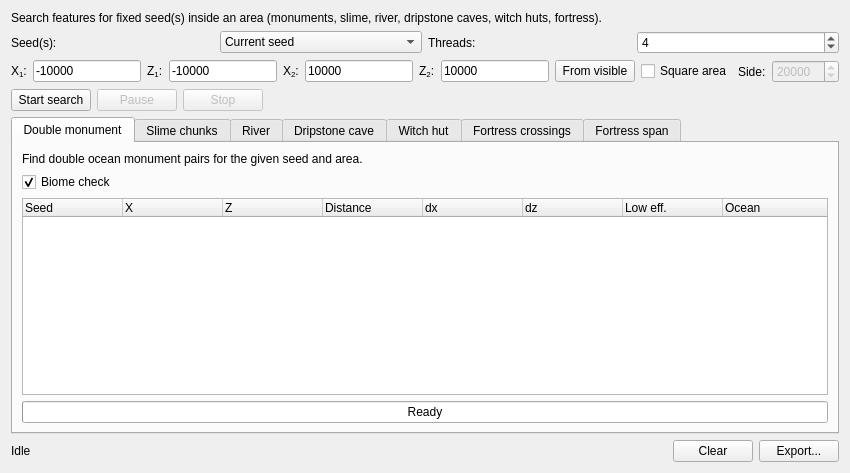
<?xml version="1.0" encoding="UTF-8"?>
<ui version="4.0">
 <class>TabFixedSeed</class>
 <widget class="QWidget" name="TabFixedSeed">
  <property name="windowTitle">
   <string>Form</string>
  </property>
  <layout class="QVBoxLayout" name="verticalLayout">
   <item>
    <widget class="QLabel" name="labelDescription">
     <property name="text">
      <string>Search features for fixed seed(s) inside an area (monuments, slime, river, dripstone caves, witch huts, fortress).</string>
     </property>
     <property name="wordWrap">
      <bool>true</bool>
     </property>
    </widget>
   </item>
   <item>
    <layout class="QHBoxLayout" name="layoutSeed">
     <item>
      <widget class="QLabel" name="labelSeed">
       <property name="text">
        <string>Seed(s):</string>
       </property>
      </widget>
     </item>
     <item>
      <widget class="StyledComboBox" name="comboSeedSource">
       <item>
        <property name="text">
         <string>Current seed</string>
        </property>
       </item>
       <item>
        <property name="text">
         <string>From matching seeds list</string>
        </property>
       </item>
      </widget>
     </item>
     <item>
      <widget class="QLabel" name="labelThreads">
       <property name="text">
        <string>Threads:</string>
       </property>
      </widget>
     </item>
     <item>
      <widget class="QSpinBox" name="spinThreads">
       <property name="minimum">
        <number>1</number>
       </property>
       <property name="maximum">
        <number>256</number>
       </property>
       <property name="value">
        <number>4</number>
       </property>
      </widget>
     </item>
    </layout>
   </item>
   <item>
    <layout class="QHBoxLayout" name="layoutArea">
     <item>
      <widget class="QLabel" name="labelX1">
       <property name="text">
        <string>&lt;html&gt;&lt;head/&gt;&lt;body&gt;&lt;p&gt;X&lt;span style=&quot; vertical-align:sub;&quot;&gt;1&lt;/span&gt;:&lt;/p&gt;&lt;/body&gt;&lt;/html&gt;</string>
       </property>
       <property name="textFormat">
        <enum>Qt::RichText</enum>
       </property>
      </widget>
     </item>
     <item>
      <widget class="CoordEdit" name="lineX1">
       <property name="text">
        <string>-10000</string>
       </property>
      </widget>
     </item>
     <item>
      <widget class="QLabel" name="labelZ1">
       <property name="text">
        <string>&lt;html&gt;&lt;head/&gt;&lt;body&gt;&lt;p&gt;Z&lt;span style=&quot; vertical-align:sub;&quot;&gt;1&lt;/span&gt;:&lt;/p&gt;&lt;/body&gt;&lt;/html&gt;</string>
       </property>
       <property name="textFormat">
        <enum>Qt::RichText</enum>
       </property>
      </widget>
     </item>
     <item>
      <widget class="CoordEdit" name="lineZ1">
       <property name="text">
        <string>-10000</string>
       </property>
      </widget>
     </item>
     <item>
      <widget class="QLabel" name="labelX2">
       <property name="text">
        <string>&lt;html&gt;&lt;head/&gt;&lt;body&gt;&lt;p&gt;X&lt;span style=&quot; vertical-align:sub;&quot;&gt;2&lt;/span&gt;:&lt;/p&gt;&lt;/body&gt;&lt;/html&gt;</string>
       </property>
       <property name="textFormat">
        <enum>Qt::RichText</enum>
       </property>
      </widget>
     </item>
     <item>
      <widget class="CoordEdit" name="lineX2">
       <property name="text">
        <string>10000</string>
       </property>
      </widget>
     </item>
     <item>
      <widget class="QLabel" name="labelZ2">
       <property name="text">
        <string>&lt;html&gt;&lt;head/&gt;&lt;body&gt;&lt;p&gt;Z&lt;span style=&quot; vertical-align:sub;&quot;&gt;2&lt;/span&gt;:&lt;/p&gt;&lt;/body&gt;&lt;/html&gt;</string>
       </property>
       <property name="textFormat">
        <enum>Qt::RichText</enum>
       </property>
      </widget>
     </item>
     <item>
      <widget class="CoordEdit" name="lineZ2">
       <property name="text">
        <string>10000</string>
       </property>
      </widget>
     </item>
     <item>
      <widget class="QPushButton" name="buttonFromVisible">
       <property name="text">
        <string>From visible</string>
       </property>
      </widget>
     </item>
     <item>
      <widget class="QCheckBox" name="checkSquare">
       <property name="text">
        <string>Square area</string>
       </property>
      </widget>
     </item>
     <item>
      <widget class="QLabel" name="labelSquareSide">
       <property name="text">
        <string>Side:</string>
       </property>
      </widget>
     </item>
     <item>
      <widget class="QSpinBox" name="spinSquareSide">
       <property name="enabled">
        <bool>false</bool>
       </property>
       <property name="minimum">
        <number>1</number>
       </property>
       <property name="maximum">
        <number>2000000000</number>
       </property>
       <property name="singleStep">
        <number>1000</number>
       </property>
       <property name="value">
        <number>20000</number>
       </property>
      </widget>
     </item>
    </layout>
   </item>
   <item>
    <layout class="QHBoxLayout" name="layoutRunButtons">
     <item>
      <widget class="QPushButton" name="pushStart">
       <property name="text">
        <string>Start search</string>
       </property>
      </widget>
     </item>
     <item>
      <widget class="QPushButton" name="pushPause">
       <property name="enabled">
        <bool>false</bool>
       </property>
       <property name="text">
        <string>Pause</string>
       </property>
      </widget>
     </item>
     <item>
      <widget class="QPushButton" name="pushStop">
       <property name="enabled">
        <bool>false</bool>
       </property>
       <property name="text">
        <string>Stop</string>
       </property>
      </widget>
     </item>
     <item>
      <spacer name="spacerRun">
       <property name="orientation">
        <enum>Qt::Horizontal</enum>
       </property>
       <property name="sizeHint" stdset="0">
        <size>
         <width>40</width>
         <height>20</height>
        </size>
       </property>
      </spacer>
     </item>
    </layout>
   </item>
   <item>
    <widget class="QTabWidget" name="tabTools">
     <property name="currentIndex">
      <number>0</number>
     </property>
     <widget class="QWidget" name="tabMonument">
      <attribute name="title">
       <string>Double monument</string>
      </attribute>
      <layout class="QVBoxLayout" name="layoutMonument">
       <item>
        <widget class="QLabel" name="labelMonumentHint">
         <property name="text">
          <string>Find double ocean monument pairs for the given seed and area.</string>
         </property>
         <property name="wordWrap">
          <bool>true</bool>
         </property>
        </widget>
       </item>
       <item>
        <widget class="QCheckBox" name="checkMonumentBiome">
         <property name="text">
          <string>Biome check</string>
         </property>
         <property name="checked">
          <bool>true</bool>
         </property>
        </widget>
       </item>
       <item>
        <widget class="QTreeWidget" name="treeMonument">
         <column>
          <property name="text">
           <string>Seed</string>
          </property>
         </column>
         <column>
          <property name="text">
           <string>X</string>
          </property>
         </column>
         <column>
          <property name="text">
           <string>Z</string>
          </property>
         </column>
         <column>
          <property name="text">
           <string>Distance</string>
          </property>
         </column>
         <column>
          <property name="text">
           <string>dx</string>
          </property>
         </column>
         <column>
          <property name="text">
           <string>dz</string>
          </property>
         </column>
         <column>
          <property name="text">
           <string>Low eff.</string>
          </property>
         </column>
         <column>
          <property name="text">
           <string>Ocean</string>
          </property>
         </column>
        </widget>
       </item>
       <item>
        <widget class="QProgressBar" name="progressMonument">
         <property name="value">
          <number>0</number>
         </property>
         <property name="textVisible">
          <bool>true</bool>
         </property>
         <property name="format">
          <string>Ready</string>
         </property>
        </widget>
       </item>
      </layout>
     </widget>
     <widget class="QWidget" name="tabSlime">
      <attribute name="title">
       <string>Slime chunks</string>
      </attribute>
      <layout class="QVBoxLayout" name="layoutSlime">
       <item>
        <layout class="QHBoxLayout" name="layoutSlimeOpts">
         <item>
          <widget class="QLabel" name="labelSlimeThr">
           <property name="text">
            <string>Threshold:</string>
           </property>
          </widget>
         </item>
         <item>
          <widget class="QSpinBox" name="spinSlimeThreshold">
           <property name="minimum">
            <number>40</number>
           </property>
           <property name="maximum">
            <number>60</number>
           </property>
           <property name="value">
            <number>40</number>
           </property>
          </widget>
         </item>
         <item>
          <widget class="QLabel" name="labelSlimeMinArea">
           <property name="text">
            <string>Min spawn area:</string>
           </property>
          </widget>
         </item>
         <item>
          <widget class="QSpinBox" name="spinSlimeMinArea">
           <property name="minimum">
            <number>0</number>
           </property>
           <property name="maximum">
            <number>2000000000</number>
           </property>
           <property name="value">
            <number>10000</number>
           </property>
          </widget>
         </item>
         <item>
          <spacer name="spacerSlimeOpts">
           <property name="orientation">
            <enum>Qt::Horizontal</enum>
           </property>
           <property name="sizeHint" stdset="0">
            <size>
             <width>40</width>
             <height>20</height>
            </size>
           </property>
          </spacer>
         </item>
        </layout>
       </item>
       <item>
        <widget class="QCheckBox" name="checkSlimeBiomeConv">
         <property name="text">
          <string>Apply biome conversion</string>
         </property>
        </widget>
       </item>
       <item>
        <widget class="QTreeWidget" name="treeSlime">
         <column>
          <property name="text">
           <string>Seed</string>
          </property>
         </column>
         <column>
          <property name="text">
           <string>X</string>
          </property>
         </column>
         <column>
          <property name="text">
           <string>Z</string>
          </property>
         </column>
         <column>
          <property name="text">
           <string>Distance</string>
          </property>
         </column>
         <column>
          <property name="text">
           <string>Area (raw)</string>
          </property>
         </column>
         <column>
          <property name="text">
           <string>Chunks</string>
          </property>
         </column>
         <column>
          <property name="text">
           <string>Area (conv.)</string>
          </property>
         </column>
        </widget>
       </item>
       <item>
        <widget class="QProgressBar" name="progressSlime">
         <property name="value">
          <number>0</number>
         </property>
         <property name="textVisible">
          <bool>true</bool>
         </property>
         <property name="format">
          <string>Ready</string>
         </property>
        </widget>
       </item>
      </layout>
     </widget>
     <widget class="QWidget" name="tabRiver">
      <attribute name="title">
       <string>River</string>
      </attribute>
      <layout class="QVBoxLayout" name="layoutRiver">
       <item>
        <layout class="QHBoxLayout" name="layoutRiverOpts">
         <item>
          <widget class="QLabel" name="labelRiverMin">
           <property name="text">
            <string>Min area:</string>
           </property>
          </widget>
         </item>
         <item>
          <widget class="QSpinBox" name="spinRiverMinArea">
           <property name="minimum">
            <number>0</number>
           </property>
           <property name="maximum">
            <number>2000000000</number>
           </property>
           <property name="value">
            <number>30000</number>
           </property>
          </widget>
         </item>
         <item>
          <spacer name="spacerRiver">
           <property name="orientation">
            <enum>Qt::Horizontal</enum>
           </property>
           <property name="sizeHint" stdset="0">
            <size>
             <width>40</width>
             <height>20</height>
            </size>
           </property>
          </spacer>
         </item>
        </layout>
       </item>
       <item>
        <widget class="QLabel" name="labelRiverHint">
         <property name="text">
          <string>Sample height uses the Y value from the main window.</string>
         </property>
         <property name="wordWrap">
          <bool>true</bool>
         </property>
        </widget>
       </item>
       <item>
        <widget class="QTreeWidget" name="treeRiver">
         <column>
          <property name="text">
           <string>Seed</string>
          </property>
         </column>
         <column>
          <property name="text">
           <string>X</string>
          </property>
         </column>
         <column>
          <property name="text">
           <string>Z</string>
          </property>
         </column>
         <column>
          <property name="text">
           <string>Distance</string>
          </property>
         </column>
         <column>
          <property name="text">
           <string>Area</string>
          </property>
         </column>
        </widget>
       </item>
       <item>
        <widget class="QProgressBar" name="progressRiver">
         <property name="value">
          <number>0</number>
         </property>
         <property name="textVisible">
          <bool>true</bool>
         </property>
         <property name="format">
          <string>Ready</string>
         </property>
        </widget>
       </item>
      </layout>
     </widget>
     <widget class="QWidget" name="tabCave">
      <attribute name="title">
       <string>Dripstone cave</string>
      </attribute>
      <layout class="QVBoxLayout" name="layoutCave">
       <item>
        <layout class="QHBoxLayout" name="layoutCaveOpts">
         <item>
          <widget class="QLabel" name="labelCaveMin">
           <property name="text">
            <string>Min area:</string>
           </property>
          </widget>
         </item>
         <item>
          <widget class="QSpinBox" name="spinCaveMinArea">
           <property name="minimum">
            <number>0</number>
           </property>
           <property name="maximum">
            <number>2000000000</number>
           </property>
           <property name="value">
            <number>40000</number>
           </property>
          </widget>
         </item>
         <item>
          <widget class="QCheckBox" name="checkCaveFastSearch">
           <property name="text">
            <string>Fast search</string>
           </property>
           <property name="checked">
            <bool>true</bool>
           </property>
          </widget>
         </item>
         <item>
          <widget class="QLabel" name="labelCaveRiverFactor">
           <property name="text">
            <string>River factor:</string>
           </property>
          </widget>
         </item>
         <item>
          <widget class="QDoubleSpinBox" name="doubleCaveRiverFactor">
           <property name="decimals">
            <number>2</number>
           </property>
           <property name="maximum">
            <double>1.000000000000000</double>
           </property>
           <property name="singleStep">
            <double>0.050000000000000</double>
           </property>
           <property name="value">
            <double>0.750000000000000</double>
           </property>
          </widget>
         </item>
         <item>
          <spacer name="spacerCave">
           <property name="orientation">
            <enum>Qt::Horizontal</enum>
           </property>
           <property name="sizeHint" stdset="0">
            <size>
             <width>40</width>
             <height>20</height>
            </size>
           </property>
          </spacer>
         </item>
        </layout>
       </item>
       <item>
        <widget class="QLabel" name="labelCaveHint">
         <property name="text">
          <string>Samples three heights (−60/−56/−52). Area is cave + river × factor. Fast search is much faster but may miss results.</string>
         </property>
         <property name="wordWrap">
          <bool>true</bool>
         </property>
        </widget>
       </item>
       <item>
        <widget class="QTreeWidget" name="treeCave">
         <column>
          <property name="text">
           <string>Seed</string>
          </property>
         </column>
         <column>
          <property name="text">
           <string>X</string>
          </property>
         </column>
         <column>
          <property name="text">
           <string>Z</string>
          </property>
         </column>
         <column>
          <property name="text">
           <string>Distance</string>
          </property>
         </column>
         <column>
          <property name="text">
           <string>Area (total)</string>
          </property>
         </column>
         <column>
          <property name="text">
           <string>Area (cave)</string>
          </property>
         </column>
         <column>
          <property name="text">
           <string>Area (river)</string>
          </property>
         </column>
        </widget>
       </item>
       <item>
        <widget class="QProgressBar" name="progressCave">
         <property name="value">
          <number>0</number>
         </property>
         <property name="textVisible">
          <bool>true</bool>
         </property>
         <property name="format">
          <string>Ready</string>
         </property>
        </widget>
       </item>
      </layout>
     </widget>
     <widget class="QWidget" name="tabWitchHut">
      <attribute name="title">
       <string>Witch hut</string>
      </attribute>
      <layout class="QVBoxLayout" name="layoutWitchHut">
       <item>
        <layout class="QHBoxLayout" name="layoutWitchHutOpts">
         <item>
          <widget class="QLabel" name="labelWitchMaxY">
           <property name="text">
            <string>Max Y:</string>
           </property>
          </widget>
         </item>
         <item>
          <widget class="StyledComboBox" name="comboWitchMaxY">
           <item>
            <property name="text">
             <string>-54</string>
            </property>
           </item>
           <item>
            <property name="text">
             <string>-50</string>
            </property>
           </item>
           <item>
            <property name="text">
             <string>-40</string>
            </property>
           </item>
           <item>
            <property name="text">
             <string>-30</string>
            </property>
           </item>
           <item>
            <property name="text">
             <string>-20</string>
            </property>
           </item>
           <item>
            <property name="text">
             <string>-10</string>
            </property>
           </item>
           <item>
            <property name="text">
             <string>0</string>
            </property>
           </item>
          </widget>
         </item>
         <item>
          <spacer name="spacerWitchHut">
           <property name="orientation">
            <enum>Qt::Horizontal</enum>
           </property>
           <property name="sizeHint" stdset="0">
            <size>
             <width>40</width>
             <height>20</height>
            </size>
           </property>
          </spacer>
         </item>
        </layout>
       </item>
       <item>
        <widget class="QTreeWidget" name="treeWitchHut">
         <column>
          <property name="text">
           <string>Seed</string>
          </property>
         </column>
         <column>
          <property name="text">
           <string>X</string>
          </property>
         </column>
         <column>
          <property name="text">
           <string>Y</string>
          </property>
         </column>
         <column>
          <property name="text">
           <string>Z</string>
          </property>
         </column>
         <column>
          <property name="text">
           <string>Distance</string>
          </property>
         </column>
        </widget>
       </item>
       <item>
        <widget class="QProgressBar" name="progressWitchHut">
         <property name="value">
          <number>0</number>
         </property>
         <property name="textVisible">
          <bool>true</bool>
         </property>
         <property name="format">
          <string>Ready</string>
         </property>
        </widget>
       </item>
      </layout>
     </widget>
     <widget class="QWidget" name="tabFortCross">
      <attribute name="title">
       <string>Fortress crossings</string>
      </attribute>
      <layout class="QVBoxLayout" name="layoutFortCross">
       <item>
        <layout class="QHBoxLayout" name="layoutFortCrossOpts">
         <item>
          <widget class="QLabel" name="labelCrossFilter">
           <property name="text">
            <string>Type:</string>
           </property>
          </widget>
         </item>
         <item>
          <widget class="StyledComboBox" name="comboCrossFilter">
           <item>
            <property name="text">
             <string>Dual+</string>
            </property>
           </item>
           <item>
            <property name="text">
             <string>Triple+</string>
            </property>
           </item>
           <item>
            <property name="text">
             <string>Quad only</string>
            </property>
           </item>
          </widget>
         </item>
         <item>
          <spacer name="spacerFortCross">
           <property name="orientation">
            <enum>Qt::Horizontal</enum>
           </property>
           <property name="sizeHint" stdset="0">
            <size>
             <width>40</width>
             <height>20</height>
            </size>
           </property>
          </spacer>
         </item>
        </layout>
       </item>
       <item>
        <widget class="QTreeWidget" name="treeFortCross">
         <column>
          <property name="text">
           <string>Seed</string>
          </property>
         </column>
         <column>
          <property name="text">
           <string>X</string>
          </property>
         </column>
         <column>
          <property name="text">
           <string>Y</string>
          </property>
         </column>
         <column>
          <property name="text">
           <string>Z</string>
          </property>
         </column>
         <column>
          <property name="text">
           <string>Distance</string>
          </property>
         </column>
         <column>
          <property name="text">
           <string>Type</string>
          </property>
         </column>
        </widget>
       </item>
       <item>
        <widget class="QProgressBar" name="progressFortCross">
         <property name="value">
          <number>0</number>
         </property>
         <property name="textVisible">
          <bool>true</bool>
         </property>
         <property name="format">
          <string>Ready</string>
         </property>
        </widget>
       </item>
      </layout>
     </widget>
     <widget class="QWidget" name="tabFortSpan">
      <attribute name="title">
       <string>Fortress span</string>
      </attribute>
      <layout class="QVBoxLayout" name="layoutFortSpan">
       <item>
        <layout class="QHBoxLayout" name="layoutFortSpanOpts">
         <item>
          <widget class="QLabel" name="labelMinLong">
           <property name="text">
            <string>Min long:</string>
           </property>
          </widget>
         </item>
         <item>
          <widget class="QSpinBox" name="spinMinLong">
           <property name="maximum">
            <number>260</number>
           </property>
           <property name="value">
            <number>0</number>
           </property>
          </widget>
         </item>
         <item>
          <widget class="QLabel" name="labelMinShort">
           <property name="text">
            <string>Min short:</string>
           </property>
          </widget>
         </item>
         <item>
          <widget class="QSpinBox" name="spinMinShort">
           <property name="maximum">
            <number>260</number>
           </property>
           <property name="value">
            <number>240</number>
           </property>
          </widget>
         </item>
         <item>
          <widget class="QLabel" name="labelMinHeight">
           <property name="text">
            <string>Min height:</string>
           </property>
          </widget>
         </item>
         <item>
          <widget class="QSpinBox" name="spinMinHeight">
           <property name="minimum">
            <number>0</number>
           </property>
           <property name="maximum">
            <number>40</number>
           </property>
           <property name="value">
            <number>0</number>
           </property>
          </widget>
         </item>
         <item>
          <spacer name="spacerFortSpan">
           <property name="orientation">
            <enum>Qt::Horizontal</enum>
           </property>
           <property name="sizeHint" stdset="0">
            <size>
             <width>40</width>
             <height>20</height>
            </size>
           </property>
          </spacer>
         </item>
        </layout>
       </item>
       <item>
        <widget class="QTreeWidget" name="treeFortSpan">
         <column>
          <property name="text">
           <string>Seed</string>
          </property>
         </column>
         <column>
          <property name="text">
           <string>X</string>
          </property>
         </column>
         <column>
          <property name="text">
           <string>Z</string>
          </property>
         </column>
         <column>
          <property name="text">
           <string>Distance</string>
          </property>
         </column>
         <column>
          <property name="text">
           <string>Span X</string>
          </property>
         </column>
         <column>
          <property name="text">
           <string>Span Z</string>
          </property>
         </column>
         <column>
          <property name="text">
           <string>Height</string>
          </property>
         </column>
         <column>
          <property name="text">
           <string>Area</string>
          </property>
         </column>
        </widget>
       </item>
       <item>
        <widget class="QProgressBar" name="progressFortSpan">
         <property name="value">
          <number>0</number>
         </property>
         <property name="textVisible">
          <bool>true</bool>
         </property>
         <property name="format">
          <string>Ready</string>
         </property>
        </widget>
       </item>
      </layout>
     </widget>
    </widget>
   </item>
   <item>
    <layout class="QHBoxLayout" name="layoutControl">
     <item>
      <widget class="QLabel" name="labelStatus">
       <property name="text">
        <string>Idle</string>
       </property>
      </widget>
     </item>
     <item>
      <spacer name="spacerControl">
       <property name="orientation">
        <enum>Qt::Horizontal</enum>
       </property>
       <property name="sizeHint" stdset="0">
        <size>
         <width>40</width>
         <height>20</height>
        </size>
       </property>
      </spacer>
     </item>
     <item>
      <widget class="QPushButton" name="pushClear">
       <property name="text">
        <string>Clear</string>
       </property>
      </widget>
     </item>
     <item>
      <widget class="QPushButton" name="pushExport">
       <property name="text">
        <string>Export...</string>
       </property>
      </widget>
     </item>
    </layout>
   </item>
  </layout>
 </widget>
 <customwidgets>
  <customwidget>
   <class>CoordEdit</class>
   <extends>QLineEdit</extends>
   <header>widgets.h</header>
  </customwidget>
  <customwidget>
   <class>StyledComboBox</class>
   <extends>QComboBox</extends>
   <header>widgets.h</header>
  </customwidget>
 </customwidgets>
 <resources/>
 <connections/>
</ui>
